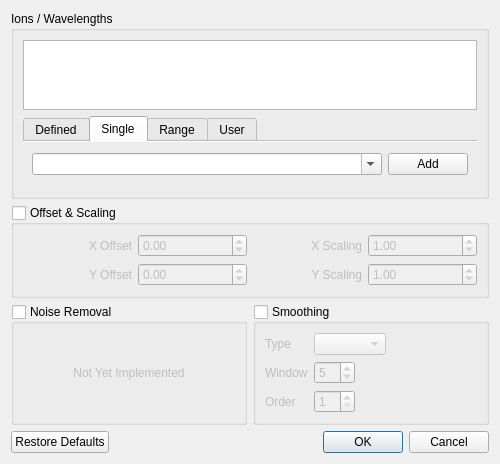
<?xml version="1.0" encoding="UTF-8"?>
<ui version="4.0">
 <class>filterDialog</class>
 <widget class="QDialog" name="filterDialog">
  <property name="geometry">
   <rect>
    <x>0</x>
    <y>0</y>
    <width>500</width>
    <height>450</height>
   </rect>
  </property>
  <property name="windowTitle">
   <string>Filter Chromatogram</string>
  </property>
  <layout class="QVBoxLayout" name="verticalLayout">
   <item>
    <widget class="QGroupBox" name="ionBox">
     <property name="title">
      <string>Ions / Wavelengths</string>
     </property>
     <property name="flat">
      <bool>false</bool>
     </property>
     <property name="checkable">
      <bool>false</bool>
     </property>
     <property name="checked">
      <bool>false</bool>
     </property>
     <layout class="QVBoxLayout" name="verticalLayout_2">
      <item>
       <widget class="QListWidget" name="ionList"/>
      </item>
      <item>
       <widget class="QTabWidget" name="addIonsTabWidget">
        <property name="currentIndex">
         <number>1</number>
        </property>
        <property name="elideMode">
         <enum>Qt::ElideNone</enum>
        </property>
        <property name="documentMode">
         <bool>true</bool>
        </property>
        <widget class="QWidget" name="tab">
         <attribute name="title">
          <string>Defined</string>
         </attribute>
         <layout class="QHBoxLayout" name="horizontalLayout_4">
          <item>
           <widget class="QComboBox" name="definedIonBox">
            <property name="sizePolicy">
             <sizepolicy hsizetype="MinimumExpanding" vsizetype="Fixed">
              <horstretch>0</horstretch>
              <verstretch>0</verstretch>
             </sizepolicy>
            </property>
           </widget>
          </item>
          <item>
           <widget class="QPushButton" name="addDefinedIonButton">
            <property name="sizePolicy">
             <sizepolicy hsizetype="Minimum" vsizetype="Fixed">
              <horstretch>0</horstretch>
              <verstretch>0</verstretch>
             </sizepolicy>
            </property>
            <property name="text">
             <string>Add</string>
            </property>
           </widget>
          </item>
         </layout>
        </widget>
        <widget class="QWidget" name="tab_2">
         <attribute name="title">
          <string>Single</string>
         </attribute>
         <layout class="QHBoxLayout" name="horizontalLayout_2">
          <item>
           <widget class="QComboBox" name="singleIonBox">
            <property name="sizePolicy">
             <sizepolicy hsizetype="MinimumExpanding" vsizetype="Fixed">
              <horstretch>0</horstretch>
              <verstretch>0</verstretch>
             </sizepolicy>
            </property>
            <property name="editable">
             <bool>true</bool>
            </property>
           </widget>
          </item>
          <item>
           <widget class="QPushButton" name="addSingleIonButton">
            <property name="text">
             <string>Add</string>
            </property>
           </widget>
          </item>
         </layout>
        </widget>
        <widget class="QWidget" name="tab_3">
         <attribute name="title">
          <string>Range</string>
         </attribute>
         <layout class="QHBoxLayout" name="horizontalLayout_3">
          <item>
           <widget class="QSpinBox" name="startRangeIonBox">
            <property name="sizePolicy">
             <sizepolicy hsizetype="MinimumExpanding" vsizetype="Fixed">
              <horstretch>0</horstretch>
              <verstretch>0</verstretch>
             </sizepolicy>
            </property>
           </widget>
          </item>
          <item>
           <widget class="QLabel" name="label_8">
            <property name="maximumSize">
             <size>
              <width>20</width>
              <height>20</height>
             </size>
            </property>
            <property name="text">
             <string>-</string>
            </property>
            <property name="alignment">
             <set>Qt::AlignCenter</set>
            </property>
            <property name="wordWrap">
             <bool>false</bool>
            </property>
           </widget>
          </item>
          <item>
           <widget class="QSpinBox" name="endRangeIonBox">
            <property name="sizePolicy">
             <sizepolicy hsizetype="MinimumExpanding" vsizetype="Fixed">
              <horstretch>0</horstretch>
              <verstretch>0</verstretch>
             </sizepolicy>
            </property>
           </widget>
          </item>
          <item>
           <widget class="QPushButton" name="addRangeIonButton">
            <property name="text">
             <string>Add</string>
            </property>
           </widget>
          </item>
         </layout>
        </widget>
        <widget class="QWidget" name="tab_4">
         <attribute name="title">
          <string>User</string>
         </attribute>
         <layout class="QHBoxLayout" name="horizontalLayout">
          <item>
           <widget class="QLineEdit" name="userIonBox">
            <property name="sizePolicy">
             <sizepolicy hsizetype="MinimumExpanding" vsizetype="Fixed">
              <horstretch>0</horstretch>
              <verstretch>0</verstretch>
             </sizepolicy>
            </property>
           </widget>
          </item>
          <item>
           <widget class="QPushButton" name="addUserIonButton">
            <property name="text">
             <string>Add</string>
            </property>
           </widget>
          </item>
         </layout>
        </widget>
       </widget>
      </item>
     </layout>
    </widget>
   </item>
   <item>
    <widget class="QGroupBox" name="offsetBox">
     <property name="title">
      <string>Offset &amp;&amp; Scaling</string>
     </property>
     <property name="checkable">
      <bool>true</bool>
     </property>
     <property name="checked">
      <bool>false</bool>
     </property>
     <layout class="QGridLayout" name="gridLayout">
      <item row="0" column="1">
       <widget class="QDoubleSpinBox" name="XOffsetBox">
        <property name="minimum">
         <double>-1000.000000000000000</double>
        </property>
        <property name="maximum">
         <double>1000.000000000000000</double>
        </property>
       </widget>
      </item>
      <item row="1" column="0">
       <widget class="QLabel" name="label_5">
        <property name="text">
         <string>Y Offset</string>
        </property>
        <property name="alignment">
         <set>Qt::AlignRight|Qt::AlignTrailing|Qt::AlignVCenter</set>
        </property>
       </widget>
      </item>
      <item row="1" column="1">
       <widget class="QDoubleSpinBox" name="YOffsetBox">
        <property name="minimum">
         <double>-10000.000000000000000</double>
        </property>
        <property name="maximum">
         <double>10000.000000000000000</double>
        </property>
       </widget>
      </item>
      <item row="0" column="0">
       <widget class="QLabel" name="label_6">
        <property name="text">
         <string>X Offset</string>
        </property>
        <property name="alignment">
         <set>Qt::AlignRight|Qt::AlignTrailing|Qt::AlignVCenter</set>
        </property>
       </widget>
      </item>
      <item row="1" column="2">
       <widget class="QLabel" name="label_4">
        <property name="text">
         <string>Y Scaling</string>
        </property>
        <property name="alignment">
         <set>Qt::AlignRight|Qt::AlignTrailing|Qt::AlignVCenter</set>
        </property>
       </widget>
      </item>
      <item row="1" column="3">
       <widget class="QDoubleSpinBox" name="YScaleBox">
        <property name="minimum">
         <double>-1000.000000000000000</double>
        </property>
        <property name="maximum">
         <double>1000.000000000000000</double>
        </property>
        <property name="value">
         <double>1.000000000000000</double>
        </property>
       </widget>
      </item>
      <item row="0" column="2">
       <widget class="QLabel" name="label_7">
        <property name="text">
         <string>X Scaling</string>
        </property>
        <property name="alignment">
         <set>Qt::AlignRight|Qt::AlignTrailing|Qt::AlignVCenter</set>
        </property>
       </widget>
      </item>
      <item row="0" column="3">
       <widget class="QDoubleSpinBox" name="XScaleBox">
        <property name="minimum">
         <double>-1000.000000000000000</double>
        </property>
        <property name="maximum">
         <double>1000.000000000000000</double>
        </property>
        <property name="value">
         <double>1.000000000000000</double>
        </property>
       </widget>
      </item>
     </layout>
    </widget>
   </item>
   <item>
    <layout class="QHBoxLayout" name="horizontalLayout_6">
     <item>
      <widget class="QGroupBox" name="noiseBox">
       <property name="title">
        <string>Noise Removal</string>
       </property>
       <property name="checkable">
        <bool>true</bool>
       </property>
       <property name="checked">
        <bool>false</bool>
       </property>
       <layout class="QHBoxLayout" name="horizontalLayout_5">
        <item>
         <widget class="QLabel" name="label_9">
          <property name="enabled">
           <bool>false</bool>
          </property>
          <property name="text">
           <string>Not Yet Implemented</string>
          </property>
          <property name="alignment">
           <set>Qt::AlignCenter</set>
          </property>
         </widget>
        </item>
       </layout>
      </widget>
     </item>
     <item>
      <widget class="QGroupBox" name="smoothBox">
       <property name="title">
        <string>Smoothing</string>
       </property>
       <property name="checkable">
        <bool>true</bool>
       </property>
       <property name="checked">
        <bool>false</bool>
       </property>
       <layout class="QFormLayout" name="formLayout">
        <property name="fieldGrowthPolicy">
         <enum>QFormLayout::ExpandingFieldsGrow</enum>
        </property>
        <item row="0" column="0">
         <widget class="QLabel" name="label">
          <property name="text">
           <string>Type</string>
          </property>
         </widget>
        </item>
        <item row="0" column="1">
         <widget class="QComboBox" name="smoothComboBox"/>
        </item>
        <item row="1" column="0">
         <widget class="QLabel" name="label_2">
          <property name="text">
           <string>Window</string>
          </property>
         </widget>
        </item>
        <item row="1" column="1">
         <widget class="QSpinBox" name="smoothWindowBox">
          <property name="minimum">
           <number>1</number>
          </property>
          <property name="value">
           <number>5</number>
          </property>
         </widget>
        </item>
        <item row="2" column="0">
         <widget class="QLabel" name="label_3">
          <property name="text">
           <string>Order</string>
          </property>
         </widget>
        </item>
        <item row="2" column="1">
         <widget class="QSpinBox" name="smoothOrderBox">
          <property name="minimum">
           <number>1</number>
          </property>
         </widget>
        </item>
       </layout>
      </widget>
     </item>
    </layout>
   </item>
   <item>
    <widget class="QDialogButtonBox" name="buttonBox">
     <property name="orientation">
      <enum>Qt::Horizontal</enum>
     </property>
     <property name="standardButtons">
      <set>QDialogButtonBox::Cancel|QDialogButtonBox::Ok|QDialogButtonBox::RestoreDefaults</set>
     </property>
    </widget>
   </item>
  </layout>
 </widget>
 <resources/>
 <connections>
  <connection>
   <sender>buttonBox</sender>
   <signal>accepted()</signal>
   <receiver>filterDialog</receiver>
   <slot>accept()</slot>
   <hints>
    <hint type="sourcelabel">
     <x>248</x>
     <y>254</y>
    </hint>
    <hint type="destinationlabel">
     <x>157</x>
     <y>274</y>
    </hint>
   </hints>
  </connection>
  <connection>
   <sender>buttonBox</sender>
   <signal>rejected()</signal>
   <receiver>filterDialog</receiver>
   <slot>reject()</slot>
   <hints>
    <hint type="sourcelabel">
     <x>316</x>
     <y>260</y>
    </hint>
    <hint type="destinationlabel">
     <x>286</x>
     <y>274</y>
    </hint>
   </hints>
  </connection>
 </connections>
</ui>
